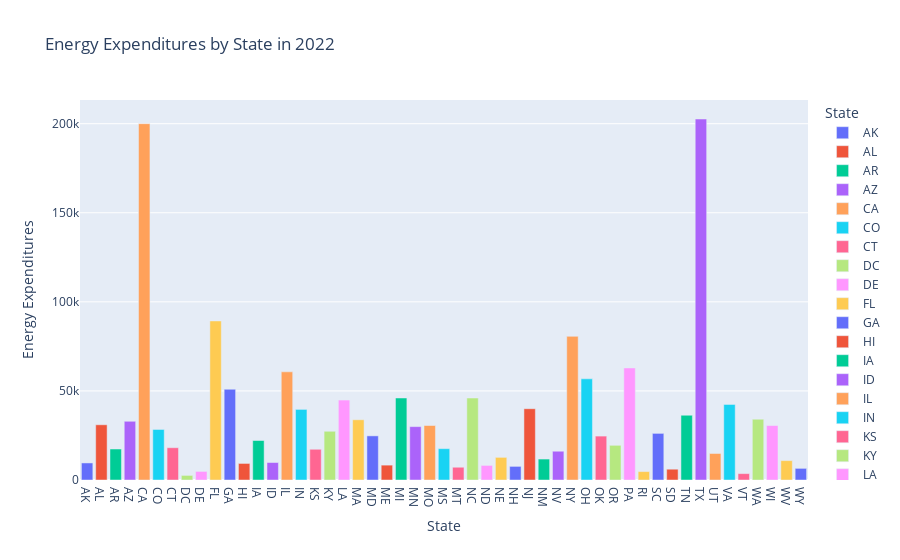

Write notebook code for a chart like this one.
### Markdown cell above
From 2000 to 2022, the California and Texas has show similar relationship contrasting relationship. California is spending alot on energy but also consuming alot of renewable energy but TExt is consuming very less renewable energy but its expenditure is extremely high. Texas has slight improvement interms of renewable energy consumption but not much improvement in terms of expenditure.

### Code cell
data_2022_bar = merged_all_data[merged_all_data['Year'] == 2022]
data_2022_bar = data_2022[data_2022["State"] != "US"]
# Bar chart for energy expenditures in 2022 across states
fig_bar_1 = px.bar(data_2022_bar, 
             x='State', 
             y='Expenditures', 
             title="Energy Expenditures by State in 2022",
             labels={'Expenditures': 'Energy Expenditures', 'State': 'State'},
             color='State')
fig_bar_1.show()

### Figure 1 — Plotly figure (JSON) as saved in the notebook; plotly's stock layout.template omitted (floating-point values rounded to 4 significant figures)
{"data": [{"alignmentgroup": "True", "hovertemplate": "State=%{x}<br>Energy Expenditures=%{y}<extra></extra>", "legendgroup": "AK", "marker": {"color": "#636efa", "pattern": {"shape": ""}}, "name": "AK", "offsetgroup": "AK", "orientation": "v", "showlegend": true, "textposition": "auto", "type": "bar", "x": ["AK"], "xaxis": "x", "y": [9570.0], "yaxis": "y"}, {"alignmentgroup": "True", "hovertemplate": "State=%{x}<br>Energy Expenditures=%{y}<extra></extra>", "legendgroup": "AL", "marker": {"color": "#EF553B", "pattern": {"shape": ""}}, "name": "AL", "offsetgroup": "AL", "orientation": "v", "showlegend": true, "textposition": "auto", "type": "bar", "x": ["AL"], "xaxis": "x", "y": [31000.0], "yaxis": "y"}, {"alignmentgroup": "True", "hovertemplate": "State=%{x}<br>Energy Expenditures=%{y}<extra></extra>", "legendgroup": "AR", "marker": {"color": "#00cc96", "pattern": {"shape": ""}}, "name": "AR", "offsetgroup": "AR", "orientation": "v", "showlegend": true, "textposition": "auto", "type": "bar", "x": ["AR"], "xaxis": "x", "y": [17390.0], "yaxis": "y"}, {"alignmentgroup": "True", "hovertemplate": "State=%{x}<br>Energy Expenditures=%{y}<extra></extra>", "legendgroup": "AZ", "marker": {"color": "#ab63fa", "pattern": {"shape": ""}}, "name": "AZ", "offsetgroup": "AZ", "orientation": "v", "showlegend": true, "textposition": "auto", "type": "bar", "x": ["AZ"], "xaxis": "x", "y": [32960.0], "yaxis": "y"}, {"alignmentgroup": "True", "hovertemplate": "State=%{x}<br>Energy Expenditures=%{y}<extra></extra>", "legendgroup": "CA", "marker": {"color": "#FFA15A", "pattern": {"shape": ""}}, "name": "CA", "offsetgroup": "CA", "orientation": "v", "showlegend": true, "textposition": "auto", "type": "bar", "x": ["CA"], "xaxis": "x", "y": [200000.0], "yaxis": "y"}, {"alignmentgroup": "True", "hovertemplate": "State=%{x}<br>Energy Expenditures=%{y}<extra></extra>", "legendgroup": "CO", "marker": {"color": "#19d3f3", "pattern": {"shape": ""}}, "name": "CO", "offsetgroup": "CO", "orientation": "v", "showlegend": true, "textposition": "auto", "type": "bar", "x": ["CO"], "xaxis": "x", "y": [28370.0], "yaxis": "y"}, {"alignmentgroup": "True", "hovertemplate": "State=%{x}<br>Energy Expenditures=%{y}<extra></extra>", "legendgroup": "CT", "marker": {"color": "#FF6692", "pattern": {"shape": ""}}, "name": "CT", "offsetgroup": "CT", "orientation": "v", "showlegend": true, "textposition": "auto", "type": "bar", "x": ["CT"], "xaxis": "x", "y": [18120.0], "yaxis": "y"}, {"alignmentgroup": "True", "hovertemplate": "State=%{x}<br>Energy Expenditures=%{y}<extra></extra>", "legendgroup": "DC", "marker": {"color": "#B6E880", "pattern": {"shape": ""}}, "name": "DC", "offsetgroup": "DC", "orientation": "v", "showlegend": true, "textposition": "auto", "type": "bar", "x": ["DC"], "xaxis": "x", "y": [2574.0], "yaxis": "y"}, {"alignmentgroup": "True", "hovertemplate": "State=%{x}<br>Energy Expenditures=%{y}<extra></extra>", "legendgroup": "DE", "marker": {"color": "#FF97FF", "pattern": {"shape": ""}}, "name": "DE", "offsetgroup": "DE", "orientation": "v", "showlegend": true, "textposition": "auto", "type": "bar", "x": ["DE"], "xaxis": "x", "y": [4817.0], "yaxis": "y"}, {"alignmentgroup": "True", "hovertemplate": "State=%{x}<br>Energy Expenditures=%{y}<extra></extra>", "legendgroup": "FL", "marker": {"color": "#FECB52", "pattern": {"shape": ""}}, "name": "FL", "offsetgroup": "FL", "orientation": "v", "showlegend": true, "textposition": "auto", "type": "bar", "x": ["FL"], "xaxis": "x", "y": [89280.0], "yaxis": "y"}, {"alignmentgroup": "True", "hovertemplate": "State=%{x}<br>Energy Expenditures=%{y}<extra></extra>", "legendgroup": "GA", "marker": {"color": "#636efa", "pattern": {"shape": ""}}, "name": "GA", "offsetgroup": "GA", "orientation": "v", "showlegend": true, "textposition": "auto", "type": "bar", "x": ["GA"], "xaxis": "x", "y": [50950.0], "yaxis": "y"}, {"alignmentgroup": "True", "hovertemplate": "State=%{x}<br>Energy Expenditures=%{y}<extra></extra>", "legendgroup": "HI", "marker": {"color": "#EF553B", "pattern": {"shape": ""}}, "name": "HI", "offsetgroup": "HI", "orientation": "v", "showlegend": true, "textposition": "auto", "type": "bar", "x": ["HI"], "xaxis": "x", "y": [9294.0], "yaxis": "y"}, {"alignmentgroup": "True", "hovertemplate": "State=%{x}<br>Energy Expenditures=%{y}<extra></extra>", "legendgroup": "IA", "marker": {"color": "#00cc96", "pattern": {"shape": ""}}, "name": "IA", "offsetgroup": "IA", "orientation": "v", "showlegend": true, "textposition": "auto", "type": "bar", "x": ["IA"], "xaxis": "x", "y": [22170.0], "yaxis": "y"}, {"alignmentgroup": "True", "hovertemplate": "State=%{x}<br>Energy Expenditures=%{y}<extra></extra>", "legendgroup": "ID", "marker": {"color": "#ab63fa", "pattern": {"shape": ""}}, "name": "ID", "offsetgroup": "ID", "orientation": "v", "showlegend": true, "textposition": "auto", "type": "bar", "x": ["ID"], "xaxis": "x", "y": [9809.0], "yaxis": "y"}, {"alignmentgroup": "True", "hovertemplate": "State=%{x}<br>Energy Expenditures=%{y}<extra></extra>", "legendgroup": "IL", "marker": {"color": "#FFA15A", "pattern": {"shape": ""}}, "name": "IL", "offsetgroup": "IL", "orientation": "v", "showlegend": true, "textposition": "auto", "type": "bar", "x": ["IL"], "xaxis": "x", "y": [60710.0], "yaxis": "y"}, {"alignmentgroup": "True", "hovertemplate": "State=%{x}<br>Energy Expenditures=%{y}<extra></extra>", "legendgroup": "IN", "marker": {"color": "#19d3f3", "pattern": {"shape": ""}}, "name": "IN", "offsetgroup": "IN", "orientation": "v", "showlegend": true, "textposition": "auto", "type": "bar", "x": ["IN"], "xaxis": "x", "y": [39630.0], "yaxis": "y"}, {"alignmentgroup": "True", "hovertemplate": "State=%{x}<br>Energy Expenditures=%{y}<extra></extra>", "legendgroup": "KS", "marker": {"color": "#FF6692", "pattern": {"shape": ""}}, "name": "KS", "offsetgroup": "KS", "orientation": "v", "showlegend": true, "textposition": "auto", "type": "bar", "x": ["KS"], "xaxis": "x", "y": [17250.0], "yaxis": "y"}, {"alignmentgroup": "True", "hovertemplate": "State=%{x}<br>Energy Expenditures=%{y}<extra></extra>", "legendgroup": "KY", "marker": {"color": "#B6E880", "pattern": {"shape": ""}}, "name": "KY", "offsetgroup": "KY", "orientation": "v", "showlegend": true, "textposition": "auto", "type": "bar", "x": ["KY"], "xaxis": "x", "y": [27349], "yaxis": "y"}, {"alignmentgroup": "True", "hovertemplate": "State=%{x}<br>Energy Expenditures=%{y}<extra></extra>", "legendgroup": "LA", "marker": {"color": "#FF97FF", "pattern": {"shape": ""}}, "name": "LA", "offsetgroup": "LA", "orientation": "v", "showlegend": true, "textposition": "auto", "type": "bar", "x": ["LA"], "xaxis": "x", "y": [44880.0], "yaxis": "y"}, {"alignmentgroup": "True", "hovertemplate": "State=%{x}<br>Energy Expenditures=%{y}<extra></extra>", "legendgroup": "MA", "marker": {"color": "#FECB52", "pattern": {"shape": ""}}, "name": "MA", "offsetgroup": "MA", "orientation": "v", "showlegend": true, "textposition": "auto", "type": "bar", "x": ["MA"], "xaxis": "x", "y": [33810.0], "yaxis": "y"}, {"alignmentgroup": "True", "hovertemplate": "State=%{x}<br>Energy Expenditures=%{y}<extra></extra>", "legendgroup": "MD", "marker": {"color": "#636efa", "pattern": {"shape": ""}}, "name": "MD", "offsetgroup": "MD", "orientation": "v", "showlegend": true, "textposition": "auto", "type": "bar", "x": ["MD"], "xaxis": "x", "y": [24770.0], "yaxis": "y"}, {"alignmentgroup": "True", "hovertemplate": "State=%{x}<br>Energy Expenditures=%{y}<extra></extra>", "legendgroup": "ME", "marker": {"color": "#EF553B", "pattern": {"shape": ""}}, "name": "ME", "offsetgroup": "ME", "orientation": "v", "showlegend": true, "textposition": "auto", "type": "bar", "x": ["ME"], "xaxis": "x", "y": [8347.0], "yaxis": "y"}, {"alignmentgroup": "True", "hovertemplate": "State=%{x}<br>Energy Expenditures=%{y}<extra></extra>", "legendgroup": "MI", "marker": {"color": "#00cc96", "pattern": {"shape": ""}}, "name": "MI", "offsetgroup": "MI", "orientation": "v", "showlegend": true, "textposition": "auto", "type": "bar", "x": ["MI"], "xaxis": "x", "y": [46030.0], "yaxis": "y"}, {"alignmentgroup": "True", "hovertemplate": "State=%{x}<br>Energy Expenditures=%{y}<extra></extra>", "legendgroup": "MN", "marker": {"color": "#ab63fa", "pattern": {"shape": ""}}, "name": "MN", "offsetgroup": "MN", "orientation": "v", "showlegend": true, "textposition": "auto", "type": "bar", "x": ["MN"], "xaxis": "x", "y": [29960.0], "yaxis": "y"}, {"alignmentgroup": "True", "hovertemplate": "State=%{x}<br>Energy Expenditures=%{y}<extra></extra>", "legendgroup": "MO", "marker": {"color": "#FFA15A", "pattern": {"shape": ""}}, "name": "MO", "offsetgroup": "MO", "orientation": "v", "showlegend": true, "textposition": "auto", "type": "bar", "x": ["MO"], "xaxis": "x", "y": [30590.0], "yaxis": "y"}, {"alignmentgroup": "True", "hovertemplate": "State=%{x}<br>Energy Expenditures=%{y}<extra></extra>", "legendgroup": "MS", "marker": {"color": "#19d3f3", "pattern": {"shape": ""}}, "name": "MS", "offsetgroup": "MS", "orientation": "v", "showlegend": true, "textposition": "auto", "type": "bar", "x": ["MS"], "xaxis": "x", "y": [17590.0], "yaxis": "y"}, {"alignmentgroup": "True", "hovertemplate": "State=%{x}<br>Energy Expenditures=%{y}<extra></extra>", "legendgroup": "MT", "marker": {"color": "#FF6692", "pattern": {"shape": ""}}, "name": "MT", "offsetgroup": "MT", "orientation": "v", "showlegend": true, "textposition": "auto", "type": "bar", "x": ["MT"], "xaxis": "x", "y": [7162], "yaxis": "y"}, {"alignmentgroup": "True", "hovertemplate": "State=%{x}<br>Energy Expenditures=%{y}<extra></extra>", "legendgroup": "NC", "marker": {"color": "#B6E880", "pattern": {"shape": ""}}, "name": "NC", "offsetgroup": "NC", "orientation": "v", "showlegend": true, "textposition": "auto", "type": "bar", "x": ["NC"], "xaxis": "x", "y": [46020.0], "yaxis": "y"}, {"alignmentgroup": "True", "hovertemplate": "State=%{x}<br>Energy Expenditures=%{y}<extra></extra>", "legendgroup": "ND", "marker": {"color": "#FF97FF", "pattern": {"shape": ""}}, "name": "ND", "offsetgroup": "ND", "orientation": "v", "showlegend": true, "textposition": "auto", "type": "bar", "x": ["ND"], "xaxis": "x", "y": [8184.0], "yaxis": "y"}, {"alignmentgroup": "True", "hovertemplate": "State=%{x}<br>Energy Expenditures=%{y}<extra></extra>", "legendgroup": "NE", "marker": {"color": "#FECB52", "pattern": {"shape": ""}}, "name": "NE", "offsetgroup": "NE", "orientation": "v", "showlegend": true, "textposition": "auto", "type": "bar", "x": ["NE"], "xaxis": "x", "y": [12710.0], "yaxis": "y"}, {"alignmentgroup": "True", "hovertemplate": "State=%{x}<br>Energy Expenditures=%{y}<extra></extra>", "legendgroup": "NH", "marker": {"color": "#636efa", "pattern": {"shape": ""}}, "name": "NH", "offsetgroup": "NH", "orientation": "v", "showlegend": true, "textposition": "auto", "type": "bar", "x": ["NH"], "xaxis": "x", "y": [7646.0], "yaxis": "y"}, {"alignmentgroup": "True", "hovertemplate": "State=%{x}<br>Energy Expenditures=%{y}<extra></extra>", "legendgroup": "NJ", "marker": {"color": "#EF553B", "pattern": {"shape": ""}}, "name": "NJ", "offsetgroup": "NJ", "orientation": "v", "showlegend": true, "textposition": "auto", "type": "bar", "x": ["NJ"], "xaxis": "x", "y": [40010.0], "yaxis": "y"}, {"alignmentgroup": "True", "hovertemplate": "State=%{x}<br>Energy Expenditures=%{y}<extra></extra>", "legendgroup": "NM", "marker": {"color": "#00cc96", "pattern": {"shape": ""}}, "name": "NM", "offsetgroup": "NM", "orientation": "v", "showlegend": true, "textposition": "auto", "type": "bar", "x": ["NM"], "xaxis": "x", "y": [11750.0], "yaxis": "y"}, {"alignmentgroup": "True", "hovertemplate": "State=%{x}<br>Energy Expenditures=%{y}<extra></extra>", "legendgroup": "NV", "marker": {"color": "#ab63fa", "pattern": {"shape": ""}}, "name": "NV", "offsetgroup": "NV", "orientation": "v", "showlegend": true, "textposition": "auto", "type": "bar", "x": ["NV"], "xaxis": "x", "y": [16150.0], "yaxis": "y"}, {"alignmentgroup": "True", "hovertemplate": "State=%{x}<br>Energy Expenditures=%{y}<extra></extra>", "legendgroup": "NY", "marker": {"color": "#FFA15A", "pattern": {"shape": ""}}, "name": "NY", "offsetgroup": "NY", "orientation": "v", "showlegend": true, "textposition": "auto", "type": "bar", "x": ["NY"], "xaxis": "x", "y": [80620.0], "yaxis": "y"}, {"alignmentgroup": "True", "hovertemplate": "State=%{x}<br>Energy Expenditures=%{y}<extra></extra>", "legendgroup": "OH", "marker": {"color": "#19d3f3", "pattern": {"shape": ""}}, "name": "OH", "offsetgroup": "OH", "orientation": "v", "showlegend": true, "textposition": "auto", "type": "bar", "x": ["OH"], "xaxis": "x", "y": [56790.0], "yaxis": "y"}, {"alignmentgroup": "True", "hovertemplate": "State=%{x}<br>Energy Expenditures=%{y}<extra></extra>", "legendgroup": "OK", "marker": {"color": "#FF6692", "pattern": {"shape": ""}}, "name": "OK", "offsetgroup": "OK", "orientation": "v", "showlegend": true, "textposition": "auto", "type": "bar", "x": ["OK"], "xaxis": "x", "y": [24650.0], "yaxis": "y"}, {"alignmentgroup": "True", "hovertemplate": "State=%{x}<br>Energy Expenditures=%{y}<extra></extra>", "legendgroup": "OR", "marker": {"color": "#B6E880", "pattern": {"shape": ""}}, "name": "OR", "offsetgroup": "OR", "orientation": "v", "showlegend": true, "textposition": "auto", "type": "bar", "x": ["OR"], "xaxis": "x", "y": [19470.0], "yaxis": "y"}, {"alignmentgroup": "True", "hovertemplate": "State=%{x}<br>Energy Expenditures=%{y}<extra></extra>", "legendgroup": "PA", "marker": {"color": "#FF97FF", "pattern": {"shape": ""}}, "name": "PA", "offsetgroup": "PA", "orientation": "v", "showlegend": true, "textposition": "auto", "type": "bar", "x": ["PA"], "xaxis": "x", "y": [62890.0], "yaxis": "y"}, {"alignmentgroup": "True", "hovertemplate": "State=%{x}<br>Energy Expenditures=%{y}<extra></extra>", "legendgroup": "RI", "marker": {"color": "#FECB52", "pattern": {"shape": ""}}, "name": "RI", "offsetgroup": "RI", "orientation": "v", "showlegend": true, "textposition": "auto", "type": "bar", "x": ["RI"], "xaxis": "x", "y": [4720.0], "yaxis": "y"}, {"alignmentgroup": "True", "hovertemplate": "State=%{x}<br>Energy Expenditures=%{y}<extra></extra>", "legendgroup": "SC", "marker": {"color": "#636efa", "pattern": {"shape": ""}}, "name": "SC", "offsetgroup": "SC", "orientation": "v", "showlegend": true, "textposition": "auto", "type": "bar", "x": ["SC"], "xaxis": "x", "y": [26170.0], "yaxis": "y"}, {"alignmentgroup": "True", "hovertemplate": "State=%{x}<br>Energy Expenditures=%{y}<extra></extra>", "legendgroup": "SD", "marker": {"color": "#EF553B", "pattern": {"shape": ""}}, "name": "SD", "offsetgroup": "SD", "orientation": "v", "showlegend": true, "textposition": "auto", "type": "bar", "x": ["SD"], "xaxis": "x", "y": [6060.0], "yaxis": "y"}, {"alignmentgroup": "True", "hovertemplate": "State=%{x}<br>Energy Expenditures=%{y}<extra></extra>", "legendgroup": "TN", "marker": {"color": "#00cc96", "pattern": {"shape": ""}}, "name": "TN", "offsetgroup": "TN", "orientation": "v", "showlegend": true, "textposition": "auto", "type": "bar", "x": ["TN"], "xaxis": "x", "y": [36360.0], "yaxis": "y"}, {"alignmentgroup": "True", "hovertemplate": "State=%{x}<br>Energy Expenditures=%{y}<extra></extra>", "legendgroup": "TX", "marker": {"color": "#ab63fa", "pattern": {"shape": ""}}, "name": "TX", "offsetgroup": "TX", "orientation": "v", "showlegend": true, "textposition": "auto", "type": "bar", "x": ["TX"], "xaxis": "x", "y": [202600.0], "yaxis": "y"}, {"alignmentgroup": "True", "hovertemplate": "State=%{x}<br>Energy Expenditures=%{y}<extra></extra>", "legendgroup": "UT", "marker": {"color": "#FFA15A", "pattern": {"shape": ""}}, "name": "UT", "offsetgroup": "UT", "orientation": "v", "showlegend": true, "textposition": "auto", "type": "bar", "x": ["UT"], "xaxis": "x", "y": [14880.0], "yaxis": "y"}, {"alignmentgroup": "True", "hovertemplate": "State=%{x}<br>Energy Expenditures=%{y}<extra></extra>", "legendgroup": "VA", "marker": {"color": "#19d3f3", "pattern": {"shape": ""}}, "name": "VA", "offsetgroup": "VA", "orientation": "v", "showlegend": true, "textposition": "auto", "type": "bar", "x": ["VA"], "xaxis": "x", "y": [42440.0], "yaxis": "y"}, {"alignmentgroup": "True", "hovertemplate": "State=%{x}<br>Energy Expenditures=%{y}<extra></extra>", "legendgroup": "VT", "marker": {"color": "#FF6692", "pattern": {"shape": ""}}, "name": "VT", "offsetgroup": "VT", "orientation": "v", "showlegend": true, "textposition": "auto", "type": "bar", "x": ["VT"], "xaxis": "x", "y": [3580.0], "yaxis": "y"}, {"alignmentgroup": "True", "hovertemplate": "State=%{x}<br>Energy Expenditures=%{y}<extra></extra>", "legendgroup": "WA", "marker": {"color": "#B6E880", "pattern": {"shape": ""}}, "name": "WA", "offsetgroup": "WA", "orientation": "v", "showlegend": true, "textposition": "auto", "type": "bar", "x": ["WA"], "xaxis": "x", "y": [34110.0], "yaxis": "y"}, {"alignmentgroup": "True", "hovertemplate": "State=%{x}<br>Energy Expenditures=%{y}<extra></extra>", "legendgroup": "WI", "marker": {"color": "#FF97FF", "pattern": {"shape": ""}}, "name": "WI", "offsetgroup": "WI", "orientation": "v", "showlegend": true, "textposition": "auto", "type": "bar", "x": ["WI"], "xaxis": "x", "y": [30560.0], "yaxis": "y"}, {"alignmentgroup": "True", "hovertemplate": "State=%{x}<br>Energy Expenditures=%{y}<extra></extra>", "legendgroup": "WV", "marker": {"color": "#FECB52", "pattern": {"shape": ""}}, "name": "WV", "offsetgroup": "WV", "orientation": "v", "showlegend": true, "textposition": "auto", "type": "bar", "x": ["WV"], "xaxis": "x", "y": [10870.0], "yaxis": "y"}, {"alignmentgroup": "True", "hovertemplate": "State=%{x}<br>Energy Expenditures=%{y}<extra></extra>", "legendgroup": "WY", "marker": {"color": "#636efa", "pattern": {"shape": ""}}, "name": "WY", "offsetgroup": "WY", "orientation": "v", "showlegend": true, "textposition": "auto", "type": "bar", "x": ["WY"], "xaxis": "x", "y": [6526.0], "yaxis": "y"}], "layout": {"autosize": true, "barmode": "relative", "legend": {"title": {"text": "State"}, "tracegroupgap": 0}, "title": {"text": "Energy Expenditures by State in 2022"}, "xaxis": {"anchor": "y", "autorange": true, "categoryarray": ["AK", "AL", "AR", "AZ", "CA", "CO", "CT", "DC", "DE", "FL", "GA", "HI", "IA", "ID", "IL", "IN", "KS", "KY", "LA", "MA", "MD", "ME", "MI", "MN", "MO", "MS", "MT", "NC", "ND", "NE", "NH", "NJ", "NM", "NV", "NY", "OH", "OK", "OR", "PA", "RI", "SC", "SD", "TN", "TX", "UT", "VA", "VT", "WA", "WI", "WV", "WY"], "categoryorder": "array", "domain": [0, 1], "range": [-0.5, 50.5], "title": {"text": "State"}, "type": "category"}, "yaxis": {"anchor": "x", "autorange": true, "domain": [0, 1], "range": [0, 213300.0], "title": {"text": "Energy Expenditures"}, "type": "linear"}}}
